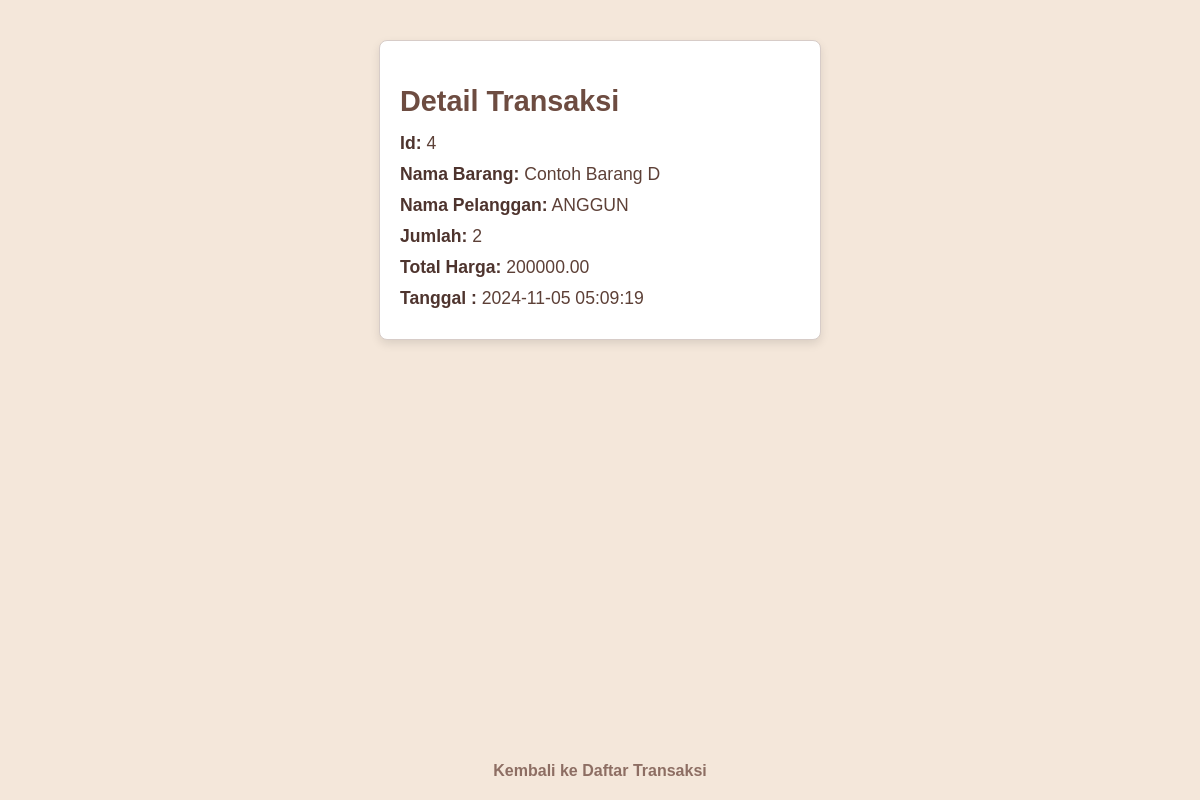
Page /index.php?controller=transaksi&action=detail&id=4 on the committed database.
### tables this page shows
CREATE TABLE `transaksi` (
  `id_transaksi` int(11) NOT NULL,
  `kode_barang` varchar(10) DEFAULT NULL,
  `id_pelanggan` varchar(10) DEFAULT NULL,
  `jumlah` int(11) DEFAULT NULL,
  `total_harga` decimal(10,2) DEFAULT NULL,
  `tanggal` timestamp NOT NULL DEFAULT current_timestamp()
);

CREATE TABLE `barang` (
  `kode_barang` varchar(10) NOT NULL,
  `nama_barang` varchar(50) DEFAULT NULL,
  `harga` decimal(10,2) DEFAULT NULL,
  `stok` int(11) DEFAULT NULL
);

CREATE TABLE `pelanggan` (
  `id_pelanggan` varchar(10) NOT NULL,
  `nama_pelanggan` varchar(50) DEFAULT NULL,
  `alamat` varchar(100) DEFAULT NULL
);

### App/controllers/TransaksiController.php (called while the page is built, shortened)
<?php
require_once __DIR__ . '/../models/Transaksi.php';
class TransaksiController
{
    private $transaksiModel;
    public function __construct($db)
    {
        $this->transaksiModel = new Transaksi($db);
    }
    public function detail($id)
    {
        $transaksiDetail = $this->transaksiModel->getDetailTransaksi($id);
        require_once __DIR__ . '/../views/transaksi/detail.php';
    }
}

### App/models/transaksi.php (called while the page is built, shortened)
<?php
class Transaksi
{
    private $db;
    public function __construct($database)
    {
        $this->db = $database;
    }
    public function getDetailTransaksi($id)
    {
        $query = "SELECT t.id_transaksi, p.nama_barang, pel.nama_pelanggan, t.jumlah, t.total_harga, t.tanggal
              FROM transaksi t
              JOIN barang p ON t.kode_barang = p.kode_barang
              JOIN pelanggan pel ON t.id_pelanggan = pel.id_pelanggan
              WHERE t.id_transaksi = :id";
        $stmt = $this->db->prepare($query);
        $stmt->bindParam(':id', $id);
        $stmt->execute();
        return $stmt->fetch(PDO::FETCH_ASSOC);
    }
}

### App/Views/Transaksi/detail.php (the view, shortened to what this page needs)
<!DOCTYPE html>
<html lang="id">
<head>
</head>
<body>
    <div class="card">
        <h2>Detail Transaksi </h2>
        <p><strong>Id:</strong> <?= htmlspecialchars($transaksiDetail['id_transaksi']) ?></p>
        <p><strong>Nama Barang:</strong> <?= htmlspecialchars($transaksiDetail['nama_barang']) ?></p>
        <p><strong>Nama Pelanggan:</strong> <?= htmlspecialchars($transaksiDetail['nama_pelanggan']) ?></p>
        <p><strong>Jumlah:</strong> <?= htmlspecialchars($transaksiDetail['jumlah']) ?></p>
        <p><strong>Total Harga:</strong> <?= htmlspecialchars($transaksiDetail['total_harga']) ?></p>
        <p><strong>Tanggal :</strong> <?= htmlspecialchars($transaksiDetail['tanggal']) ?></p>
    </div>
    <nav>
        <a href="index.php?controller=transaksi&action=index">Kembali ke Daftar Transaksi</a>
    </nav>
</body>
</html>

### App/Views/Transaksi/detail.php (style rules this page uses)
body { font-family: Arial, sans-serif; background-color: #f4e7da; color: #4e342e; display: flex; flex-direction: column; justify-content: space-between; align-items: center; min-height: 100vh; margin: 0; }
nav { position: relative; width: 100%; text-align: center; padding: 20px 0; background-color: #f4e7da; }
nav a { text-decoration: none; color: #8d6e63; font-weight: bold; }
.card { background-color: #fff; border: 1px solid #d7ccc8; border-radius: 8px; padding: 20px; box-shadow: 0 4px 10px rgba(0, 0, 0, 0.1); width: 100%; max-width: 400px; margin-top: 40px; }
.card h2 { font-size: 1.8em; margin-bottom: 15px; color: #6d4c41; }
.card p { margin: 10px 0; font-size: 1.1em; color: #5d4037; }
.card p strong { color: #4e342e; }

### rows in the picture
transaksi: id_transaksi "4", kode_barang.nama_barang "Contoh Barang D", id_pelanggan.nama_pelanggan "ANGGUN", jumlah "2", total_harga "200000.00", tanggal "2024-11-05 05:09:19"
